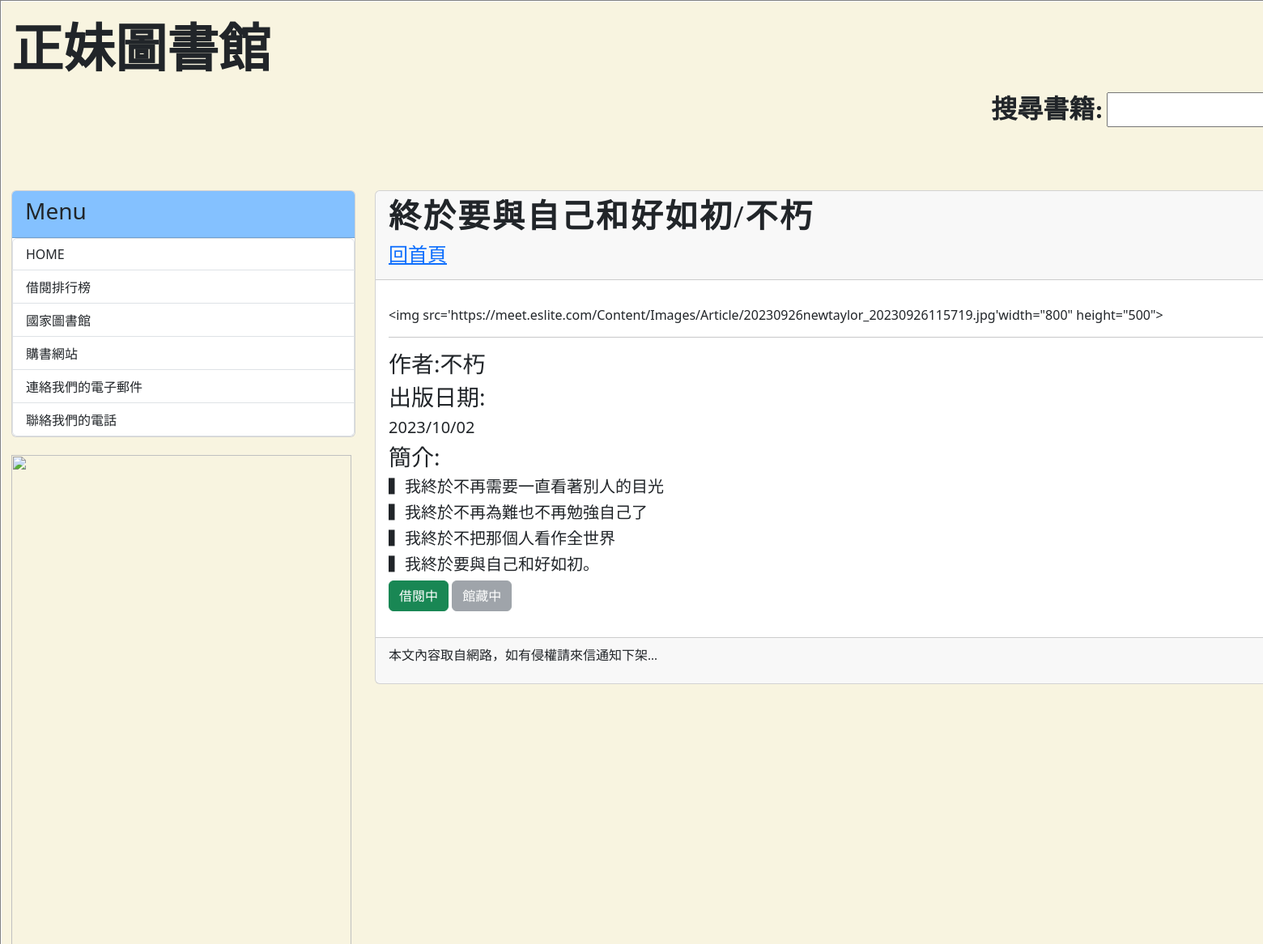
Page /post/finally/ (upper part) on the earlier database version.
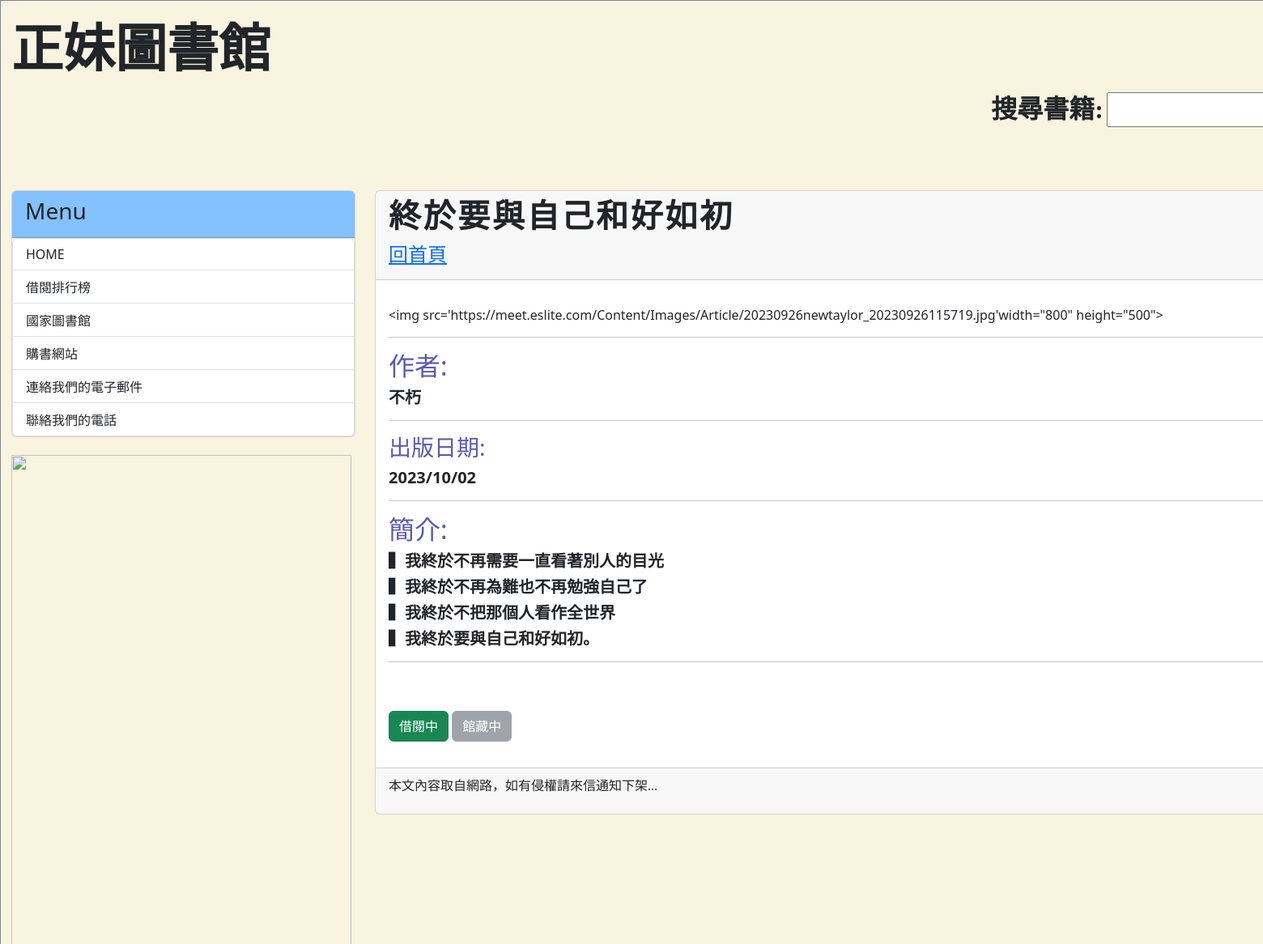
Same page on the later database version.
### mysite/models.py (models this page shows, shortened)
class Post(models.Model):
    title = models.CharField(max_length=200)
    slug = models.CharField(max_length=200)
    body = models.TextField()
    pub_date = models.DateTimeField(auto_now_add=True)
    class Meta:
        ordering = ('-pub_date',)

### mysite/views.py (the view)
# urls.py: path('post/<slug:slug>/', mv.showpost, name="showpost")#slug代表是變數(用<內容就是你在資料庫打的網址名稱>)  如果輸入post/.../就跑去那個函式
def showpost(request, slug):
	try:
		post = Post.objects.get(slug = slug)
		if post != None:
			return render(request, 'post.html', locals())
	except:
		return redirect('/')

### mysite/templatetags/markdown_extras.py (called while the page is built)
@register.filter
def convert_markdown(text):
    return markdown.markdown(text)

### templates/post.html (shortened to what this page needs)
{% extends 'base.html' %}
{% load markdown_extras %}
{% block headmessage %}
    <h3 style='font-family:微軟正黑體;font-size:30pt;letter-spacing:2pt;'><strong>{{ post.title }}</strong></h3>
    <h4><a href='/'>回首頁</a></h4>
{% endblock %}
{% block content %}
        <p style='font-family:微軟正黑體;font-size:16pt;letter-spacing:2pt;'>
            {{ post.body | convert_markdown | safe }}</a>
        </p>
{% endblock %}

Differences in the rows shown:
changed Post: title "終於要與自己和好如初/不朽" → "終於要與自己和好如初"; body|convert_markdown "<img src='https://meet.eslite.com/Content/Images/Article/20230926newtaylor_20230926115719.jpg'width=\"800\" height=\"500\"> 作者:不朽 出版日期: 2023/10/02 簡介: ▍我終於不再需要一直看著別人的目光…" → "<img src='https://meet.eslite.com/Content/Images/Article/20230926newtaylor_20230926115719.jpg'width=\"800\" height=\"500\"> 作者: 不朽 出版日期: 2023/10/02 簡介: ▍我終於不再需要一直看著別人的目光…"
